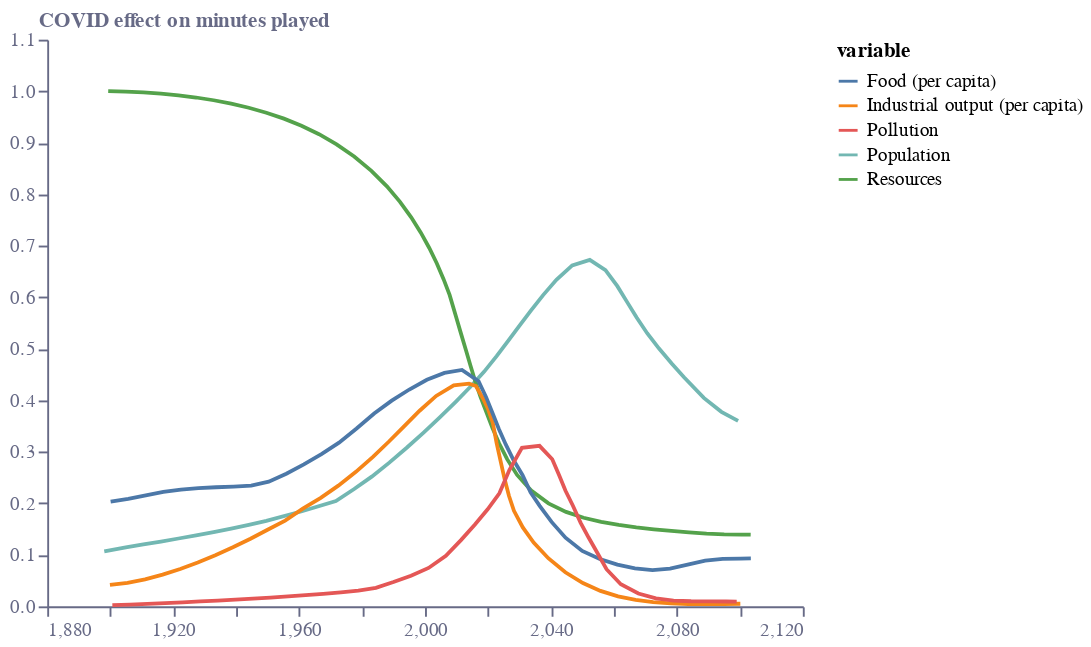

The cell this chart's notebook holds for it:
### Code cell
base = alt.Chart(f2).encode(
    x=alt.X(
        "year:Q",
        sort=[],
        axis=alt.Axis(
            grid=False,
            titleAlign="center",
            titleAnchor="middle",
            title="",
            titleY=-15,
            titleX=207,
            labelColor=colors["eco-gray"],
            titleColor=colors["eco-gray"],
            tickColor=colors["eco-gray"],
            domainColor=colors["eco-gray"],
            tickCount=10,
            orient="bottom",
            labelAngle=0,
        ),
    )
)
line = base.mark_line(color=colors["eco-turquiose"]).encode(
    y=alt.Y(
        "value:Q",
        sort=[],
        axis=alt.Axis(
            grid=False,
            title="COVID effect on minutes played",
            titleX=-5,
            titleY=-5,
            titleBaseline="bottom",
            titleAngle=0,
            titleAlign="left",
            labelColor=colors["eco-gray"],
            titleColor=colors["eco-gray"],
            tickColor=colors["eco-gray"],
            domainColor=colors["eco-gray"],
        ),
    ),
    color='variable:N'
)
layer1 = (
    ((line).properties(height=300, width=400))
    .configure_view(stroke=None)
    .properties(title="")
)
layer1.save("visualisation/" + f + ".json")
layer1.save("visualisation/" + f + ".png")
open("README.md", "a").write(readme)
layer1

### Figure 1 — Vega-Lite specification as saved in the notebook (floating-point values rounded to 4 significant figures; data arrays with more than 128 entries replaced by an {"elided": "..."} marker saying what was removed)
{"config": {"view": {"continuousWidth": 400, "continuousHeight": 300, "stroke": null}}, "data": {"name": "data-d937080369713c805cba26d685ff8ccd"}, "mark": {"type": "line", "color": "#36B7B4"}, "encoding": {"color": {"type": "nominal", "field": "variable"}, "x": {"type": "quantitative", "axis": {"domainColor": "#676A86", "grid": false, "labelAngle": 0, "labelColor": "#676A86", "orient": "bottom", "tickColor": "#676A86", "tickCount": 10, "title": "", "titleAlign": "center", "titleAnchor": "middle", "titleColor": "#676A86", "titleX": 207, "titleY": -15}, "field": "year", "sort": []}, "y": {"type": "quantitative", "axis": {"domainColor": "#676A86", "grid": false, "labelColor": "#676A86", "tickColor": "#676A86", "title": "COVID effect on minutes played", "titleAlign": "left", "titleAngle": 0, "titleBaseline": "bottom", "titleColor": "#676A86", "titleX": -5, "titleY": -5}, "field": "value", "sort": []}}, "height": 300, "title": "", "width": 400, "$schema": "https://vega.github.io/schema/vega-lite/v4.8.1.json", "datasets": {"data-d937080369713c805cba26d685ff8ccd": {"elided": "220 records"}}}
